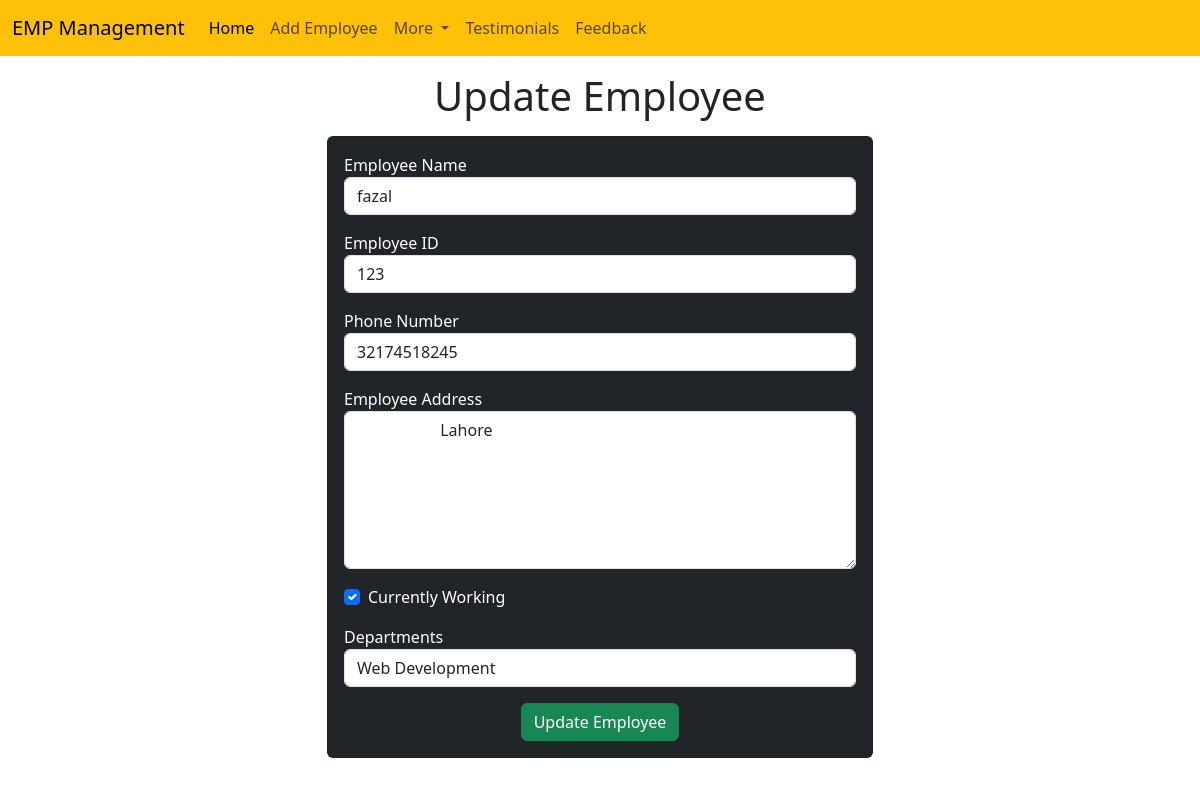
The app's page /emp/update-emp/3 with its own data.
### emp/models.py (models this page shows, shortened)
class Emp(models.Model):
    name = models.CharField(max_length=200)
    password = models.CharField(max_length = 200, default = name)
    emp_id = models.CharField(max_length=200)
    phone = models.CharField(max_length=12)
    address = models.CharField(max_length=200)
    working = models.BooleanField(default=True)
    department = models.CharField(max_length=100)

### emp/views.py (the view)
# urls.py: path('update-emp/<int:emp_id>', update_emp),
def update_emp(request, emp_id):
    emp = Emp.objects.get(pk = emp_id)
    return render(request, 'emp/update-emp.html', {'emp': emp})

### templates/emp/update-emp.html (shortened to what this page needs)
<!doctype html>
<html lang="en">
  <head>
    <link href="https://cdn.jsdelivr.net/npm/bootstrap@5.3.3/dist/css/bootstrap.min.css" rel="stylesheet">
  </head>
  <body>
    {% include "emp/navbar.html" %}
    <h1 class = "text-center my-3">Update Employee</h1>
    <div class="container">
      <div class="row">
        <div class="col-md-6 offset-md-3">
          <div class="card bg-dark text-white">
            <div class="card-body">
              <form action="/emp/do-update-in-emp/{{emp.emp_id}}" method = "POST">
                <div class="mb-3">
                  <label for="name">Employee Name</label>
                  <input id = "name" type="text" class="form-control" placeholder = "Enter Emp Name" name = "emp_name" value = "{{emp.name}}">
                </div>
                <div class="mb-3">
                  <label for="id">Employee ID</label>
                  <input id = "id" type="text" class="form-control" placeholder = "Enter Emp Id" name = "emp_id" value = "{{emp.emp_id}}">
                </div>
                <div class="mb-3">
                  <label for="phone">Phone Number</label>
                  <input id = "phone" type="text" class="form-control" placeholder = "Enter Emp Phone Number" name = "emp_phone" value = "{{emp.phone}}">
                </div>
                <div class="mb-3">
                  <label for="address">Employee Address</label>
                  <textarea name="emp_address" id="address" rows="6" class = "form-control">
                    {{emp.address}}
                  </textarea>
                </div>
                <div class="mb-3 form-check">
                  <label for="working">Currently Working</label>
                  <input {% if emp.working %} checked {% endif %} id = "working" name = "emp_working" type="checkbox" class = "form-check-input">
                </div>
                <div class="mb-3">
                  <label for="department">Departments</label>
                  <select name="emp_department" id="department" class = "form-control" value = "{{emp.department}}">
                    <option value = "WD">Web Development</option>
                  </select>
                </div>
                <div class="container text-center">
                  <button class="btn btn-success">
                    Update Employee
                  </button>
                </div>
              </form>
            </div>
          </div>
        </div>
      </div>
    </div>
  </body>
</html>

### records on screen
Emp: emp_name "fazal", emp_id "123", emp_phone "32174518245", emp_address "Lahore", working "☑", emp_department "Web Development"
